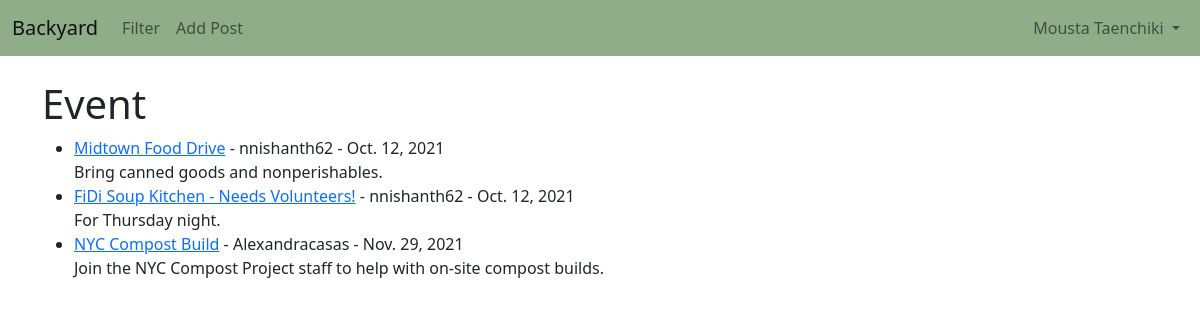
/category/event/ (signed in), run on the app's committed database.
### blog/models.py (models this page shows, shortened)
class Post(models.Model):
    title = models.CharField(max_length=LENGTH)
    header_image = models.ImageField(null=True, blank=True, upload_to="images/")
    author = models.ForeignKey(User, on_delete=models.CASCADE)
    body = RichTextField(blank=True, null=True)
    post_date = models.DateField(auto_now_add=True)
    snippet = models.CharField(max_length=LENGTH)
    category = models.CharField(max_length=LENGTH, default="event")
    likes = models.ManyToManyField(User, related_name='blog_post')

### blog/views.py (the view)
# urls.py: path('category/<str:cats>/', CategoryView, name="category"),
def CategoryView(request, cats):
    category_posts = Post.objects.filter(category=cats.replace('-', ' '))
    return render(request, 'category.html', {'cats': cats.title().replace('-', ' '), 'category_posts': category_posts})

### blog/templates/category.html (shortened to what this page needs)
{% extends 'base.html' %}
{% block content %}
{% if category_posts%}
    <h1> {{cats}} </h1>
    <ul>
        {% for post in category_posts %}
        <li><a href = "{% url 'post_detail' post.pk %}">{{ post.title }}</a> -
            {{ post.author }} -
            {{post.post_date}}<br/>
            {{ post.snippet }}</li>
        {% endfor %}
    </ul>
{% else %}
    <h2> Sorry this page does not exist :-( </h2>
{% endif %}
{% endblock %}

### blog/templates/base.html (shortened to what this page needs)
 <!doctype html>
<html lang="en">
  <head>
    <link rel="stylesheet" href="styles.css">
    <link href="https://cdn.jsdelivr.net/npm/bootstrap@5.1.3/dist/css/bootstrap.min.css" rel="stylesheet">
  </head>
  <body>
  <nav class="navbar navbar-expand-lg navbar-light" style="background-color: #8FAD88;">
  <div class="container-fluid">
    <a class="navbar-brand" href="{% url 'home' %}">Backyard</a>
    <div class="collapse navbar-collapse" id="navbarSupportedContent">
      <ul class="navbar-nav mr-auto">
        {% if cat_menu %}
        <li class="nav-item dropdown">
          <a class="nav-link dropdown-toggle" href="#" id="navbarDropdown" role="button" data-bs-toggle="dropdown" aria-expanded="false">
            Filter
          </a>
          <div class="dropdown-menu" aria-labelledby="navbarDropdown">
            {%for item in cat_menu%}
            <a class="dropdown-item" href="{% url 'category' item|slugify %}">
              {{item}} </a>
            {% endfor %}
          </div>
        </li>
        {% else %}
        <li class="nav-item">
          <a class="nav-link" href="{% url 'category-list' %}">Filter</a>
        </li>
        {% endif %}
        {% if user.is_authenticated %}
          <li class="nav-item">
            <a class="nav-link" href="{% url 'make_post' %}">Add Post</a>
          </li>
        {% endif %}
      </ul>
    </div>
    {% if user.is_authenticated %}
    <ul class="navbar-nav ml-auto">
      <li class="nav-item dropdown ">
        <a class="nav-link dropdown-toggle" href="#" id="navbarDropdown" role="button" data-bs-toggle="dropdown" aria-expanded="false">
          {{user.first_name}}
          {{user.last_name}}
        </a>
      </li>
    </ul>
    {% endif %}
  </div>
</nav>
    <div class="container">
    {% block content %}
    {% endblock %}
    </div>
  </body>
</html>

### blog/templates/styles.css (style rules this page uses)
.navbar-brand { font-size: 20px; }

### data on the page
Post: title "Midtown Food Drive", author "nnishanth62", post_date "Oct. 12, 2021", snippet "Bring canned goods and nonperishables."
Post: title "FiDi Soup Kitchen - Needs Volunteers!", author "nnishanth62", post_date "Oct. 12, 2021", snippet "For Thursday night."
Post: title "NYC Compost Build", author "Alexandracasas", post_date "Nov. 29, 2021", snippet "Join the NYC Compost Project staff to help with on-site compost builds."

### other printed values
{{ user.first_name }} "Mousta"
{{ user.last_name }} "Taenchiki"
{{ cats }} "Event"
